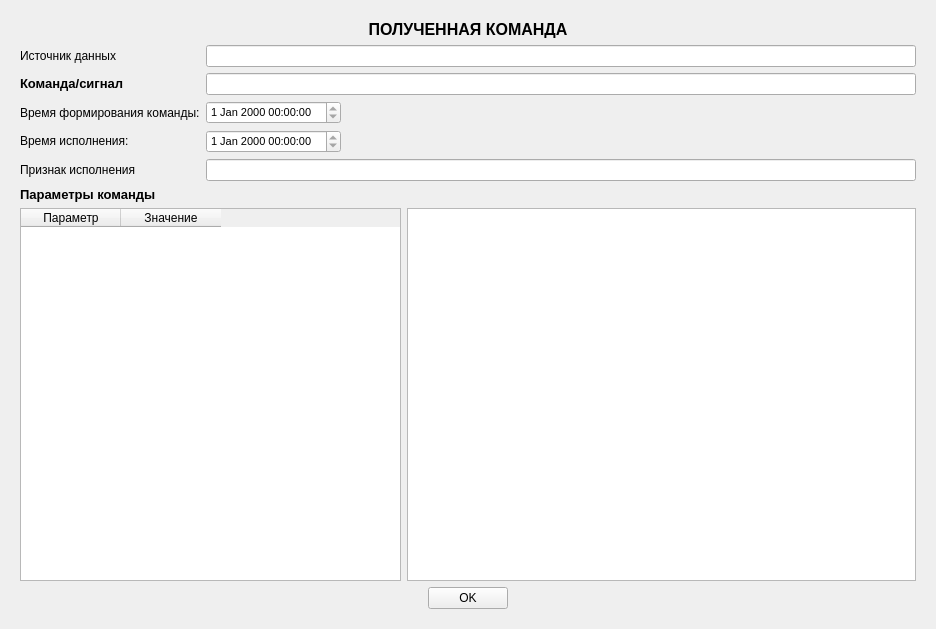
<?xml version="1.0" encoding="UTF-8"?>
<ui version="4.0">
 <class>CommandsAddForm</class>
 <widget class="QWidget" name="CommandsAddForm">
  <property name="geometry">
   <rect>
    <x>0</x>
    <y>0</y>
    <width>936</width>
    <height>629</height>
   </rect>
  </property>
  <property name="windowTitle">
   <string>Form</string>
  </property>
  <layout class="QVBoxLayout" name="verticalLayout">
   <item>
    <widget class="QStackedWidget" name="stackedWidget">
     <property name="currentIndex">
      <number>0</number>
     </property>
     <widget class="QWidget" name="page1">
      <layout class="QGridLayout" name="gridLayout">
       <item row="0" column="0">
        <widget class="QLabel" name="label_2">
         <property name="text">
          <string>&lt;html&gt;&lt;head/&gt;&lt;body&gt;&lt;p align=&quot;center&quot;&gt;&lt;span style=&quot; font-size:12pt; font-weight:600;&quot;&gt;ПОЛУЧЕННАЯ КОМАНДА&lt;/span&gt;&lt;/p&gt;&lt;/body&gt;&lt;/html&gt;</string>
         </property>
        </widget>
       </item>
       <item row="1" column="0">
        <layout class="QFormLayout" name="formLayout">
         <item row="0" column="0">
          <widget class="QLabel" name="dataSourceLbl">
           <property name="font">
            <font>
             <pointsize>9</pointsize>
            </font>
           </property>
           <property name="text">
            <string>Источник данных</string>
           </property>
          </widget>
         </item>
         <item row="0" column="1">
          <widget class="QLineEdit" name="dataSourceLine">
           <property name="readOnly">
            <bool>true</bool>
           </property>
          </widget>
         </item>
         <item row="1" column="0">
          <widget class="QLabel" name="commandsSignalsLbl">
           <property name="font">
            <font>
             <pointsize>9</pointsize>
            </font>
           </property>
           <property name="text">
            <string>&lt;html&gt;&lt;head/&gt;&lt;body&gt;&lt;p&gt;&lt;span style=&quot; font-size:10pt; font-weight:600;&quot;&gt;Команда/сигнал&lt;/span&gt;&lt;/p&gt;&lt;/body&gt;&lt;/html&gt;</string>
           </property>
          </widget>
         </item>
         <item row="2" column="0">
          <widget class="QLabel" name="timeCreateLbl">
           <property name="font">
            <font>
             <pointsize>9</pointsize>
            </font>
           </property>
           <property name="text">
            <string>Время формирования команды:</string>
           </property>
          </widget>
         </item>
         <item row="2" column="1">
          <layout class="QHBoxLayout" name="horizontalLayout_4">
           <item>
            <widget class="QDateTimeEdit" name="timeCreateDTE">
             <property name="font">
              <font>
               <pointsize>8</pointsize>
               <weight>50</weight>
               <bold>false</bold>
              </font>
             </property>
             <property name="readOnly">
              <bool>true</bool>
             </property>
            </widget>
           </item>
           <item>
            <spacer name="horizontalSpacer">
             <property name="orientation">
              <enum>Qt::Horizontal</enum>
             </property>
             <property name="sizeHint" stdset="0">
              <size>
               <width>40</width>
               <height>20</height>
              </size>
             </property>
            </spacer>
           </item>
          </layout>
         </item>
         <item row="3" column="1">
          <layout class="QHBoxLayout" name="horizontalLayout_5">
           <item>
            <widget class="QDateTimeEdit" name="timeExecDTE">
             <property name="font">
              <font>
               <pointsize>8</pointsize>
               <weight>50</weight>
               <bold>false</bold>
              </font>
             </property>
             <property name="readOnly">
              <bool>true</bool>
             </property>
            </widget>
           </item>
           <item>
            <spacer name="horizontalSpacer_9">
             <property name="orientation">
              <enum>Qt::Horizontal</enum>
             </property>
             <property name="sizeHint" stdset="0">
              <size>
               <width>40</width>
               <height>20</height>
              </size>
             </property>
            </spacer>
           </item>
          </layout>
         </item>
         <item row="4" column="0">
          <widget class="QLabel" name="attrExecLbl">
           <property name="font">
            <font>
             <pointsize>9</pointsize>
            </font>
           </property>
           <property name="text">
            <string>Признак исполнения</string>
           </property>
          </widget>
         </item>
         <item row="1" column="1">
          <widget class="QLineEdit" name="commandsSignalsLine"/>
         </item>
         <item row="4" column="1">
          <widget class="QLineEdit" name="attrExecLine"/>
         </item>
         <item row="3" column="0">
          <widget class="QLabel" name="label">
           <property name="text">
            <string>&lt;html&gt;&lt;head/&gt;&lt;body&gt;&lt;p&gt;&lt;span style=&quot; font-size:9pt;&quot;&gt;Время исполнения:&lt;/span&gt;&lt;/p&gt;&lt;/body&gt;&lt;/html&gt;</string>
           </property>
          </widget>
         </item>
        </layout>
       </item>
       <item row="2" column="0">
        <widget class="QLabel" name="commandLbl">
         <property name="font">
          <font>
           <pointsize>9</pointsize>
          </font>
         </property>
         <property name="text">
          <string>&lt;html&gt;&lt;head/&gt;&lt;body&gt;&lt;p&gt;&lt;span style=&quot; font-size:10pt; font-weight:600;&quot;&gt;Параметры команды&lt;/span&gt;&lt;/p&gt;&lt;/body&gt;&lt;/html&gt;</string>
         </property>
        </widget>
       </item>
       <item row="3" column="0">
        <layout class="QHBoxLayout" name="horizontalLayout_9" stretch="3,4">
         <item>
          <widget class="QTableWidget" name="tableWidget_4">
           <column>
            <property name="text">
             <string>Параметр</string>
            </property>
           </column>
           <column>
            <property name="text">
             <string>Значение</string>
            </property>
           </column>
          </widget>
         </item>
         <item>
          <widget class="QTextEdit" name="textEdit_3">
           <property name="html">
            <string>&lt;!DOCTYPE HTML PUBLIC &quot;-//W3C//DTD HTML 4.0//EN&quot; &quot;http://www.w3.org/TR/REC-html40/strict.dtd&quot;&gt;
&lt;html&gt;&lt;head&gt;&lt;meta name=&quot;qrichtext&quot; content=&quot;1&quot; /&gt;&lt;style type=&quot;text/css&quot;&gt;
p, li { white-space: pre-wrap; }
&lt;/style&gt;&lt;/head&gt;&lt;body style=&quot; font-family:'MS Shell Dlg 2'; font-size:7.8pt; font-weight:400; font-style:normal;&quot;&gt;
&lt;p style=&quot;-qt-paragraph-type:empty; margin-top:0px; margin-bottom:0px; margin-left:0px; margin-right:0px; -qt-block-indent:0; text-indent:0px;&quot;&gt;&lt;br /&gt;&lt;/p&gt;&lt;/body&gt;&lt;/html&gt;</string>
           </property>
          </widget>
         </item>
        </layout>
       </item>
       <item row="4" column="0">
        <layout class="QHBoxLayout" name="horizontalLayout">
         <item>
          <spacer name="horizontalSpacer_4">
           <property name="orientation">
            <enum>Qt::Horizontal</enum>
           </property>
           <property name="sizeHint" stdset="0">
            <size>
             <width>40</width>
             <height>20</height>
            </size>
           </property>
          </spacer>
         </item>
         <item>
          <widget class="QPushButton" name="pushButton">
           <property name="text">
            <string>OK</string>
           </property>
          </widget>
         </item>
         <item>
          <spacer name="horizontalSpacer_2">
           <property name="orientation">
            <enum>Qt::Horizontal</enum>
           </property>
           <property name="sizeHint" stdset="0">
            <size>
             <width>40</width>
             <height>20</height>
            </size>
           </property>
          </spacer>
         </item>
        </layout>
       </item>
      </layout>
     </widget>
     <widget class="QWidget" name="page2">
      <layout class="QVBoxLayout" name="verticalLayout_5">
       <item>
        <layout class="QVBoxLayout" name="verticalLayout_2">
         <item>
          <layout class="QGridLayout" name="gridLayout_4">
           <item row="2" column="0">
            <widget class="QLabel" name="dataSourceLbl_5">
             <property name="font">
              <font>
               <pointsize>9</pointsize>
              </font>
             </property>
             <property name="text">
              <string>&lt;html&gt;&lt;head/&gt;&lt;body&gt;&lt;p&gt;&lt;span style=&quot; font-size:10pt;&quot;&gt;Тип&lt;/span&gt;&lt;/p&gt;&lt;/body&gt;&lt;/html&gt;</string>
             </property>
            </widget>
           </item>
           <item row="2" column="1">
            <widget class="QLineEdit" name="docSourceLine_2">
             <property name="readOnly">
              <bool>true</bool>
             </property>
            </widget>
           </item>
           <item row="3" column="1">
            <widget class="QLineEdit" name="docSourceLine_3">
             <property name="readOnly">
              <bool>true</bool>
             </property>
            </widget>
           </item>
           <item row="0" column="0">
            <widget class="QLabel" name="dataSourceLbl_2">
             <property name="font">
              <font>
               <pointsize>9</pointsize>
              </font>
             </property>
             <property name="text">
              <string>Источник документа</string>
             </property>
            </widget>
           </item>
           <item row="0" column="1">
            <widget class="QLineEdit" name="docSourceLine">
             <property name="readOnly">
              <bool>true</bool>
             </property>
            </widget>
           </item>
           <item row="1" column="0">
            <widget class="QLabel" name="dataSourceLbl_3">
             <property name="font">
              <font>
               <pointsize>9</pointsize>
              </font>
             </property>
             <property name="text">
              <string>Регистрационный номер</string>
             </property>
            </widget>
           </item>
           <item row="3" column="0">
            <widget class="QLabel" name="dataSourceLbl_6">
             <property name="font">
              <font>
               <pointsize>9</pointsize>
              </font>
             </property>
             <property name="text">
              <string>&lt;html&gt;&lt;head/&gt;&lt;body&gt;&lt;p&gt;&lt;span style=&quot; font-size:10pt;&quot;&gt;Тема&lt;/span&gt;&lt;/p&gt;&lt;/body&gt;&lt;/html&gt;</string>
             </property>
            </widget>
           </item>
           <item row="4" column="0">
            <widget class="QLabel" name="dataSourceLbl_7">
             <property name="font">
              <font>
               <pointsize>9</pointsize>
              </font>
             </property>
             <property name="text">
              <string>Вложения</string>
             </property>
            </widget>
           </item>
           <item row="4" column="1">
            <widget class="QLineEdit" name="docSourceLine_4">
             <property name="readOnly">
              <bool>true</bool>
             </property>
            </widget>
           </item>
           <item row="1" column="1">
            <layout class="QHBoxLayout" name="horizontalLayout_3">
             <item>
              <widget class="QLineEdit" name="lineEdit"/>
             </item>
             <item>
              <widget class="QLabel" name="dataSourceLbl_4">
               <property name="font">
                <font>
                 <pointsize>9</pointsize>
                </font>
               </property>
               <property name="text">
                <string>Дата регистрации</string>
               </property>
              </widget>
             </item>
             <item>
              <widget class="QDateTimeEdit" name="timeDocRegister"/>
             </item>
             <item>
              <spacer name="horizontalSpacer_3">
               <property name="orientation">
                <enum>Qt::Horizontal</enum>
               </property>
               <property name="sizeHint" stdset="0">
                <size>
                 <width>40</width>
                 <height>20</height>
                </size>
               </property>
              </spacer>
             </item>
            </layout>
           </item>
          </layout>
         </item>
         <item>
          <layout class="QGridLayout" name="gridLayout_2">
           <item row="0" column="0">
            <widget class="QLabel" name="dataSourceLbl_8">
             <property name="font">
              <font>
               <pointsize>9</pointsize>
              </font>
             </property>
             <property name="text">
              <string>&lt;html&gt;&lt;head/&gt;&lt;body&gt;&lt;p&gt;&lt;span style=&quot; font-size:10pt; font-weight:600;&quot;&gt;Документ&lt;/span&gt;&lt;/p&gt;&lt;/body&gt;&lt;/html&gt;</string>
             </property>
            </widget>
           </item>
           <item row="4" column="0">
            <widget class="QLabel" name="dataSourceLbl_9">
             <property name="font">
              <font>
               <pointsize>9</pointsize>
              </font>
             </property>
             <property name="text">
              <string>&lt;html&gt;&lt;head/&gt;&lt;body&gt;&lt;p&gt;&lt;span style=&quot; font-size:10pt; font-weight:600;&quot;&gt;Получатели&lt;/span&gt;&lt;/p&gt;&lt;/body&gt;&lt;/html&gt;</string>
             </property>
            </widget>
           </item>
           <item row="1" column="0">
            <widget class="QTextEdit" name="textEdit"/>
           </item>
          </layout>
         </item>
         <item>
          <layout class="QGridLayout" name="gridLayout_3">
           <item row="2" column="0">
            <widget class="QTableWidget" name="tableWidget_6">
             <column>
              <property name="text">
               <string>Получатель</string>
              </property>
             </column>
             <column>
              <property name="text">
               <string>Отметка</string>
              </property>
             </column>
             <column>
              <property name="text">
               <string>Время отметки</string>
              </property>
             </column>
            </widget>
           </item>
          </layout>
         </item>
        </layout>
       </item>
      </layout>
     </widget>
    </widget>
   </item>
  </layout>
 </widget>
 <resources/>
 <connections/>
</ui>
